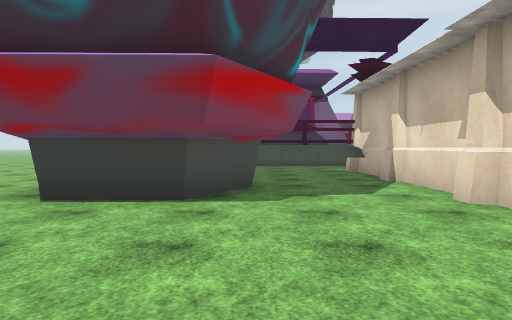
view 1 (above)

12 first-person views from a walk through a 3-D level made in the Unity game engine. The camera is 1.3 m above the floor, tilts 2° down and sees 70° across. The floor is counted in squares, 2 m on a side. Each view is taken from the middle of a square. On the plan, view 1 faces up. The plan holds only what a view shows up to about 11 squares ahead; the rest is blank. The place goes on beyond the plan. Some animated figures are not drawn. Some surface patterns are stand-ins.

view 2
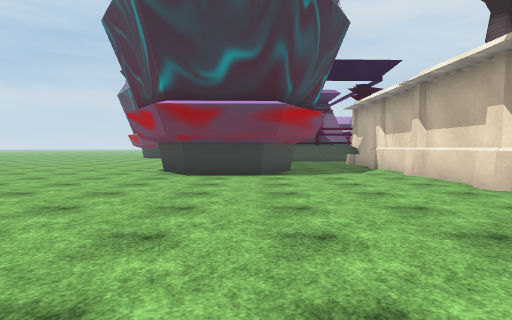

view 3
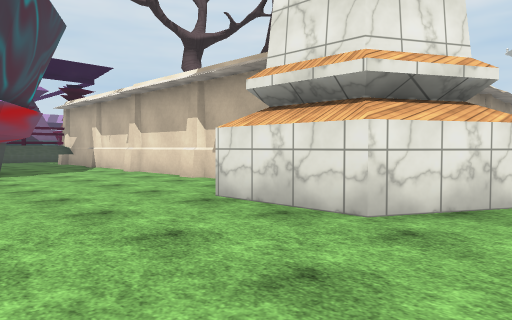

view 4
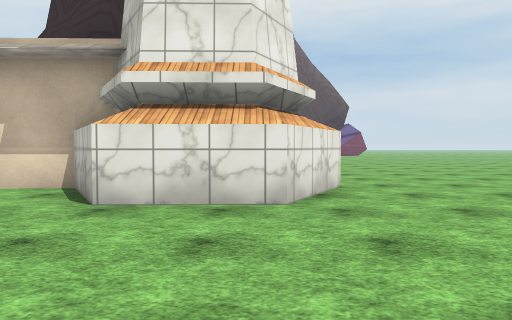

view 5
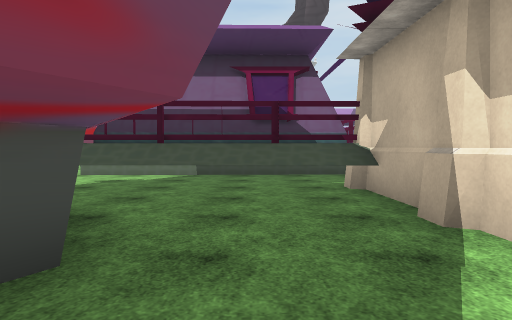

view 6
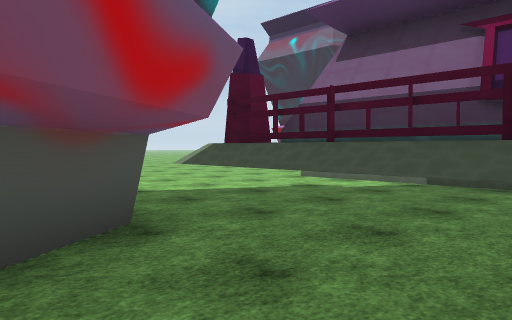

view 7
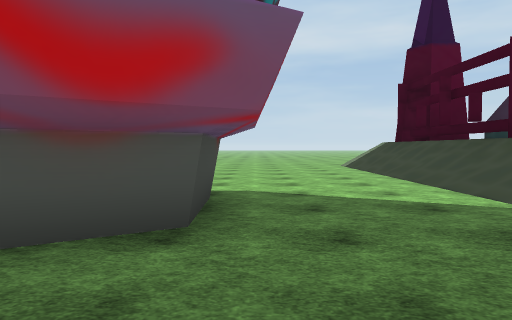

view 8
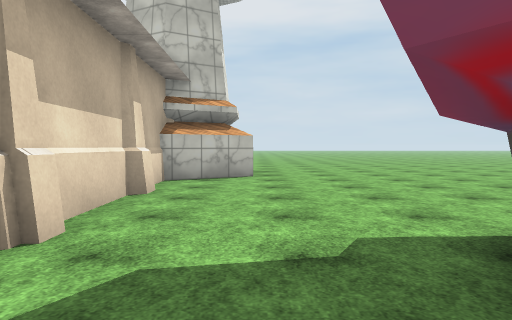

view 9
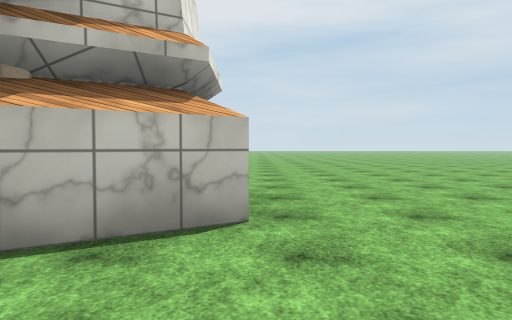

view 10
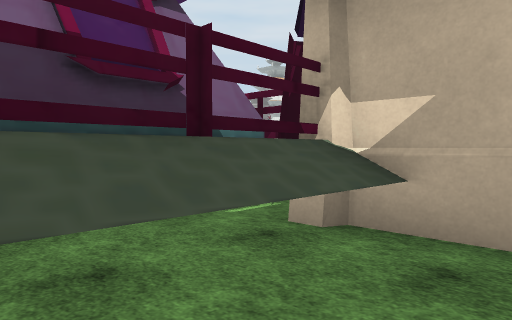

view 11
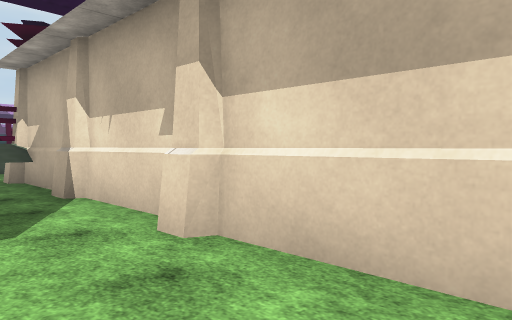

view 12
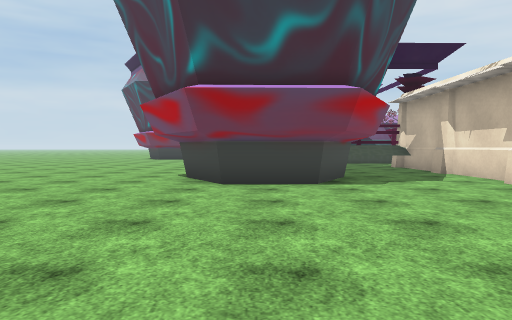

### Floor plan
Key: @ floor where view 1 was taken; # wall or solid block; x gap in a wall; . floor; B building.
Columns run from 3 left of view 1 to 4 right of it. Each row starts with its distance up from view 1.
 14       B
 13   ####B
 12   ....BB
 11 ......BB
 10 .BBBBBB
  9 x##BBB#
  8 ..x...#
  7 B##...#
  6 ####..#
  5 ####..#
  4 .##...#
  3 ......#
  2 ......#
  1 ......#
  0 ...@..#
 -1 ....###
 -2 ....##
 -3 ....##
 -4 .....##
 -5 ........

Positions as (right, up) in squares from view 1, and headings:
1: (0, 0), facing up
2: (-1, -4), facing up
3: (-2, -5), facing up-right
4: (-3, -3), facing right
5: (1, 4), facing up
6: (2, 6), facing up-left
7: (2, 8), facing left
8: (1, 7), facing down
9: (1, 2), facing down
10: (0, 8), facing up-right
11: (1, 2), facing up-right
12: (-2, -2), facing up
